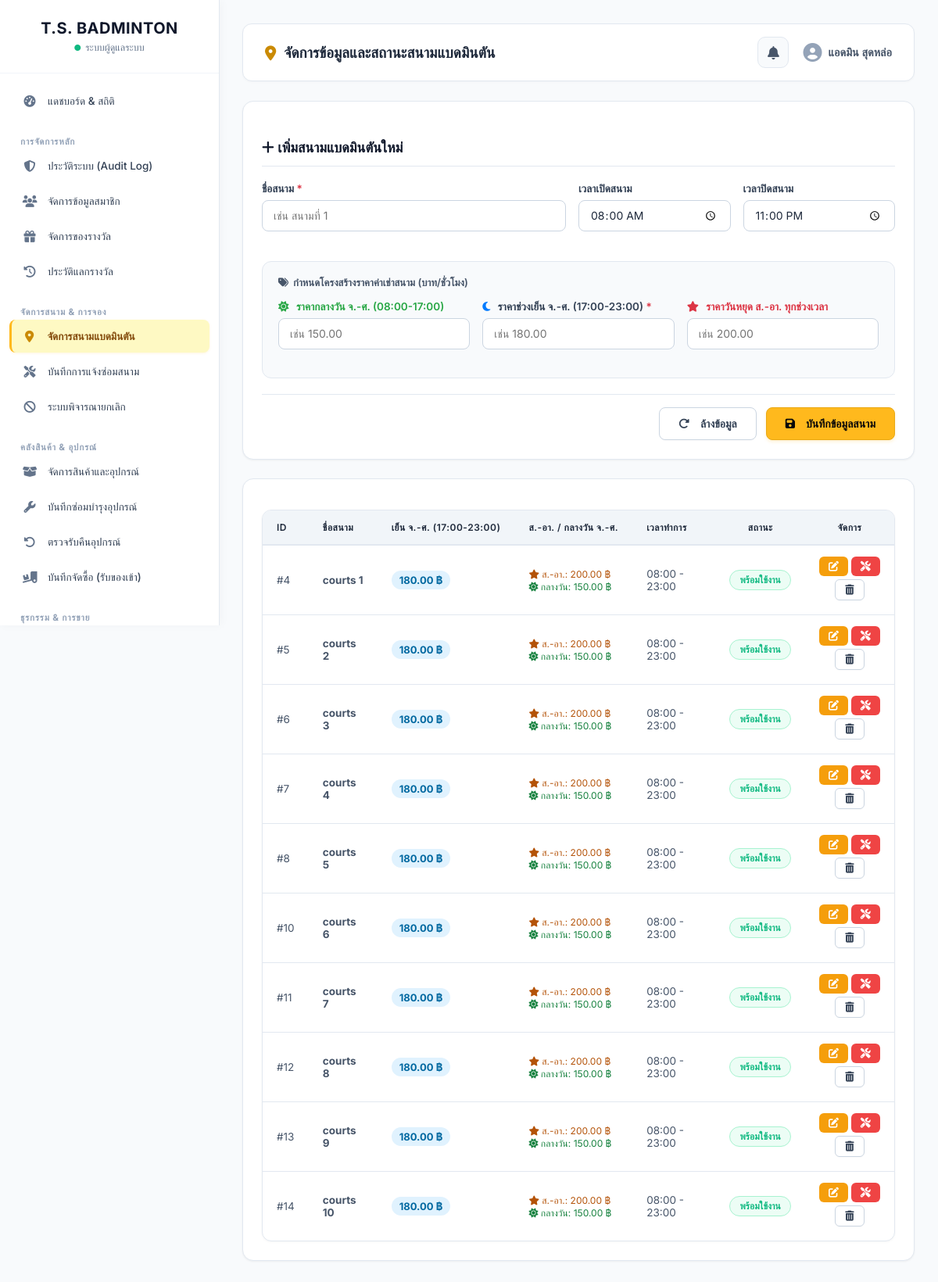
The app's page /admin/courts.php (signed in) with its own data.
### tables this page shows
CREATE TABLE `court` (
  `court_id` int(11) NOT NULL AUTO_INCREMENT,
  `court_name` varchar(50) NOT NULL,
  `court_status` enum('ว่าง','รอตรวจสอบ','จองแล้ว','ปิดปรับปรุง') NOT NULL DEFAULT 'ว่าง',
  `court_price_per_hour` decimal(8,2) NOT NULL,
  `court_peak_price` decimal(8,2) DEFAULT NULL,
  `court_offpeak_price` decimal(8,2) DEFAULT NULL,
  `court_open_time` time DEFAULT NULL,
  `court_close_time` time DEFAULT NULL,
  PRIMARY KEY (`court_id`)
);

### admin/courts.php (the view, shortened to what this page needs)
<?php
require_once 'includes/auth_check.php';
$courts = [];
try {
    $stmt = $conn->query("SELECT * FROM COURT ORDER BY court_id ASC");
    $courts = $stmt->fetchAll(PDO::FETCH_ASSOC);
} catch(PDOException $e) {
    $_SESSION['error'] = "เกิดข้อผิดพลาด: " . $e->getMessage();
}
?>
<?php
$page_header = '<i class="fas fa-map-marker-alt"></i> จัดการข้อมูลและสถานะสนามแบดมินตัน';
include 'includes/header.php';
?>
<div class="admin-card">
    <h4 class="section-header"><i class="fas fa-plus"></i> เพิ่มสนามแบดมินตันใหม่</h4>
    <form action="actions/court_add_db.php" method="POST" id="addCourtForm" onsubmit="return handleAddCourtSubmit(event)">
        <div class="court-form-info-grid">
            <div class="form-group court-name-group">
                <label>ชื่อสนาม <span class="text-danger">*</span></label>
                <input type="text" name="court_name" class="form-control" placeholder="เช่น สนามที่ 1" required>
            </div>
            <div class="form-group">
                <label>เวลาเปิดสนาม</label>
                <input type="time" name="court_open_time" class="form-control" value="08:00">
            </div>
            <div class="form-group">
                <label>เวลาปิดสนาม</label>
                <input type="time" name="court_close_time" class="form-control" value="23:00">
            </div>
        </div>
        <div class="court-pricing-box">
            <div class="court-pricing-header">
                <i class="fas fa-tags text-muted"></i> กำหนดโครงสร้างราคาค่าเช่าสนาม (บาท/ชั่วโมง)
            </div>
            <div class="form-row-3">
                <div class="form-group mb-0">
                    <label class="text-success"><i class="fas fa-sun text-warning mr-6"></i> ราคากลางวัน จ.-ศ. (08:00-17:00)</label>
                    <input type="number" step="0.01" min="0" name="court_offpeak_price" class="form-control" placeholder="เช่น 150.00">
                </div>
                <div class="form-group mb-0">
                    <label class="text-dark-custom font-weight-600"><i class="fas fa-moon text-primary mr-6"></i> ราคาช่วงเย็น จ.-ศ. (17:00-23:00) <span class="text-danger">*</span></label>
                    <input type="number" step="0.01" min="0" name="court_price_per_hour" class="form-control" placeholder="เช่น 180.00" required>
                </div>
                <div class="form-group mb-0">
                    <label class="text-danger"><i class="fas fa-star text-gold mr-6"></i> ราคาวันหยุด ส.-อา. ทุกช่วงเวลา</label>
                    <input type="number" step="0.01" min="0" name="court_peak_price" class="form-control" placeholder="เช่น 200.00">
                </div>
            </div>
        </div>
        <div class="court-form-actions">
            <button type="reset" class="btn-cancel">
                <i class="fas fa-redo-alt mr-6"></i> ล้างข้อมูล
            </button>
            <button type="submit" class="btn-submit">
                <i class="fas fa-save mr-6"></i> บันทึกข้อมูลสนาม
            </button>
        </div>
    </form>
</div>
<div class="admin-card">
    <table class="admin-table">
        <thead>
            <tr>
                <th>ID</th>
                <th>ชื่อสนาม</th>
                <th>เย็น จ.-ศ. (17:00-23:00)</th>
                <th>ส.-อา. / กลางวัน จ.-ศ.</th>
                <th>เวลาทำการ</th>
                <th class="text-center">สถานะ</th>
                <th class="text-center">จัดการ</th>
            </tr>
        </thead>
        <tbody>
            <?php if (count($courts) > 0): ?>
                <?php foreach ($courts as $row): ?>
                <tr>
                    <td>#<?php echo $row['court_id']; ?></td>
                    <td><strong><?php echo htmlspecialchars($row['court_name']); ?></strong></td>
                    <td><span class="court-rate-pill"><?php echo number_format($row['court_price_per_hour'], 2); ?> ฿</span></td>
                    <td>
                        <span class="text-small-muted text-rate-peak"><i class="fas fa-star"></i> ส.-อา.: <?php echo $row['court_peak_price'] ? number_format($row['court_peak_price'], 2).' ฿' : '-'; ?></span><br>
                        <span class="text-small-muted text-rate-special"><i class="fas fa-sun"></i> กลางวัน: <?php echo $row['court_offpeak_price'] ? number_format($row['court_offpeak_price'], 2).' ฿' : '-'; ?></span>
                    </td>
                    <td>
                        <?php echo ($row['court_open_time'] && $row['court_close_time']) ? date('H:i', strtotime($row['court_open_time'])) . ' - ' . date('H:i', strtotime($row['court_close_time'])) : '-'; ?>
                    </td>
                    <td class="text-center">
                        <?php if ($row['court_status'] == 'ว่าง'): ?>
                            <span class="badge badge-success">พร้อมใช้งาน</span>
                        <?php else: ?>
                            <span class="badge badge-danger">ปิดปรับปรุง</span>
                        <?php endif; ?>
                    </td>
                    <td class="text-center">
                        <?php if ($row['court_status'] == 'ว่าง'): ?>
                            <button onclick="openCourtEditModal(<?php echo $row['court_id']; ?>, '<?php echo htmlspecialchars(addslashes($row['court_name'])); ?>', <?php echo $row['court_price_per_hour']; ?>, '<?php echo htmlspecialchars($row['court_open_time']); ?>', '<?php echo htmlspecialchars($row['court_close_time']); ?>', <?php echo $row['court_peak_price'] ? $row['court_peak_price'] : 'null'; ?>, <?php echo $row['court_offpeak_price'] ? $row['court_offpeak_price'] : 'null'; ?>)" class="btn-warning btn-action-small" title="แก้ไขสนาม">
                                <i class="fas fa-edit"></i>
                            </button>
                            <button onclick="openRepairModal(<?php echo $row['court_id']; ?>, '<?php echo htmlspecialchars(addslashes($row['court_name'])); ?>')" class="btn-danger btn-action-small" title="ปิดแจ้งซ่อม">
                                <i class="fas fa-tools"></i>
                            </button>
                            <button type="button"
                                    class="btn-secondary btn-action-small"
                                    onclick="showActionConfirmModal({
                                        title: 'ยืนยันการลบสนามแบดมินตัน',
                                        message: 'คุณกำลังจะลบ <strong><?php echo htmlspecialchars(addslashes($row['court_name'])); ?></strong> ออกจากระบบ',
                                        consequence: 'คำเตือน: หากสนามนี้เคยมีประวัติการจองแล้วจะไม่สามารถลบได้ หากไม่มีประวัติ ข้อมูลสนามจะถูกลบถาวร',
                                        confirmText: 'ยืนยันการลบ',
                                        type: 'danger',
                                        actionUrl: 'actions/court_delete_db.php?id=<?php echo $row['court_id']; ?>'
                                    })"
                                    title="ลบ">
                                <i class="fas fa-trash-alt"></i>
                            </button>
                        <?php endif; ?>
                    </td>
                </tr>
                <?php endforeach; ?>
            <?php else: ?>
                <tr>
                    <td colspan="7" class="table-empty-state">ยังไม่มีข้อมูลสนามในระบบ</td>
                </tr>
            <?php endif; ?>
        </tbody>
    </table>
</div>
</main>
</div>
</body>
</html>

### assets/css/global.css (style rules this page uses)
:root { --bg-primary: #090909; --bg-surface: #191919; --bg-elevated: #292929; --color-gold: #FFB91D; --color-gold-hover: #E9A812; --text-primary: #F5F5F5; --text-secondary: #A3A3A3; --text-on-gold: #090909; --border-color: #383838; --status-available: #22C55E; --status-booked: #EF4444; --brand-accent: var(--color-gold); --text-muted: var(--text-secondary); --shadow-lg: 0 10px 25px -3px rgba(0, 0, 0, 0.7); --radius-sm: 6px; --radius-md: 10px; --radius-lg: 16px; --radius-full: 9999px; --transition-fast: 0.2s ease; --transition-normal: 0.3s ease; }
.text-danger { color: #dc3545 !important; }
.text-success { color: #28a745 !important; }
.text-center { text-align: center !important; }
.form-group { margin-bottom: 15px; text-align: left; }
.form-group label { display: block; margin-bottom: 8px; color: #343a40; font-weight: 600; font-size: 14px; }
.form-control { width: 100%; padding: 12px 15px; border: 1px solid #ced4da; border-radius: 6px; font-size: 14px; font-family: inherit; box-sizing: border-box; transition: all 0.3s; }
.btn-submit, .btn-register, .btn-confirm-booking { display: inline-block; padding: 12px 20px; font-size: 16px; font-weight: 600; text-align: center; border: none; border-radius: 6px; cursor: pointer; transition: all 0.3s; text-decoration: none; box-sizing: border-box; }
.btn-submit, .btn-confirm-booking { background-color: #28a745; color: white; }
.btn-danger { background-color: #dc3545; color: white; border: none; padding: 6px 12px; border-radius: 4px; cursor: pointer; transition: 0.2s; text-decoration: none; display: inline-block; }
.btn-warning { background-color: #ffc107; color: #212529; border: none; padding: 6px 12px; border-radius: 4px; cursor: pointer; transition: 0.2s; text-decoration: none; display: inline-block; }
.badge, .badge-status { padding: 4px 8px; border-radius: 4px; font-size: 12px; font-weight: bold; display: inline-block; }
.badge-success { background: #28a745; color: white; }

### records on screen
court: court_id "4", court_name "courts 1", court_price_per_hour "180.00", court_peak_price "200.00", court_offpeak_price "150.00", court_open_time "08:00", court_close_time "23:00", court_status "พร้อมใช้งาน"
court: court_id "5", court_name "courts 2", court_price_per_hour "180.00", court_peak_price "200.00", court_offpeak_price "150.00", court_open_time "08:00", court_close_time "23:00", court_status "พร้อมใช้งาน"
court: court_id "6", court_name "courts 3", court_price_per_hour "180.00", court_peak_price "200.00", court_offpeak_price "150.00", court_open_time "08:00", court_close_time "23:00", court_status "พร้อมใช้งาน"
court: court_id "7", court_name "courts 4", court_price_per_hour "180.00", court_peak_price "200.00", court_offpeak_price "150.00", court_open_time "08:00", court_close_time "23:00", court_status "พร้อมใช้งาน"
court: court_id "8", court_name "courts 5", court_price_per_hour "180.00", court_peak_price "200.00", court_offpeak_price "150.00", court_open_time "08:00", court_close_time "23:00", court_status "พร้อมใช้งาน"
court: court_id "10", court_name "courts 6", court_price_per_hour "180.00", court_peak_price "200.00", court_offpeak_price "150.00", court_open_time "08:00", court_close_time "23:00", court_status "พร้อมใช้งาน"
court: court_id "11", court_name "courts 7", court_price_per_hour "180.00", court_peak_price "200.00", court_offpeak_price "150.00", court_open_time "08:00", court_close_time "23:00", court_status "พร้อมใช้งาน"
court: court_id "12", court_name "courts 8", court_price_per_hour "180.00", court_peak_price "200.00", court_offpeak_price "150.00", court_open_time "08:00", court_close_time "23:00", court_status "พร้อมใช้งาน"
court: court_id "13", court_name "courts 9", court_price_per_hour "180.00", court_peak_price "200.00", court_offpeak_price "150.00", court_open_time "08:00", court_close_time "23:00", court_status "พร้อมใช้งาน"
court: court_id "14", court_name "courts 10", court_price_per_hour "180.00", court_peak_price "200.00", court_offpeak_price "150.00", court_open_time "08:00", court_close_time "23:00", court_status "พร้อมใช้งาน"

### other values on screen
$_SESSION['admin_name'] "แอดมิน สุดหล่อ"
